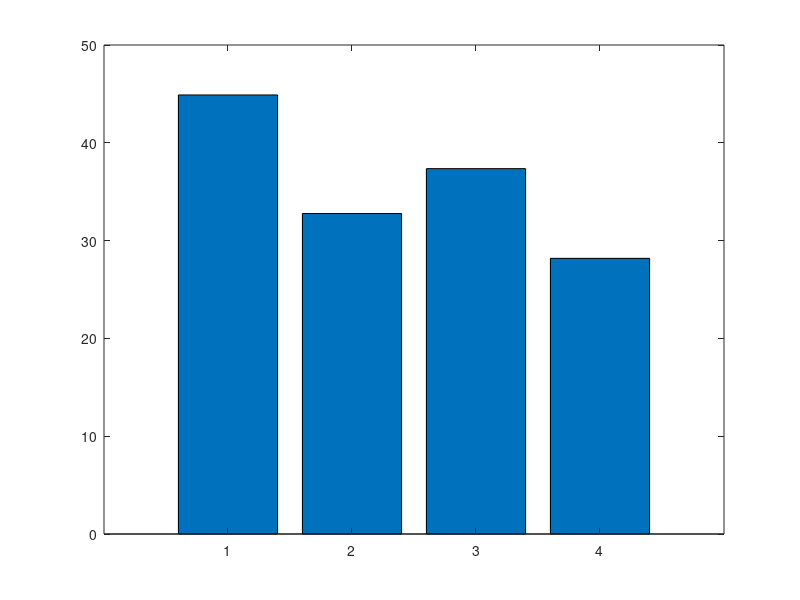

This figure's MATLAB source: (Note: this script raises an error after producing the figure.)
% basic hybrid copy migration
% memory size in MB
r = 4096
r *= 1024 % convert to KB

% bandwidth in gbps
b = 1000 
b = b * 1024/8 % convert to KB

% page dirty rate in percent (%): against to total memory pages
dirtyrate = 14 
dirtyrate /= 100

readrate = 14
readrate /= 100

pagesize = 4 % in KB
numpages = r / pagesize

% delta compression rate
comp = 0.5 

% amount of CPU and device states in KB 
scinfo = 100

% working set size in number of pages
wss = numpages * 0.25

% 0: zero, 1: read, 2: dirtied, 3: inactive data
mem = zeros(1, numpages);

% prediction accuracy 0 through 1
acc = 1
%acc = 0

totaltime = 0;
downtime = 0;
totaldata = 0;

A = zeros(4, 3);

%%%%%%%%%%%%%%%%%%%%%%%%%%%%%%
% precopy migration
%%%%%%%%%%%%%%%%%%%%%%%%%%%%%%
fprintf('\n')
disp('==================== Precopy migration ====================')
% iterations
present = numpages
iter = 0
while present > 50 && iter < 29 && totaldata < 4*r
	pretime = present / b
	totaltime += pretime
	totaldata += present
	present = numpages * dirtyrate
	%dirts = wss * dirtyrate
	iter += 1
end

% stop-and-copy phase
% stop conditions: 29 iterations, 50 pages, 4 memory size sent
scsent = scinfo + present * pagesize
downtime = scsent / b
totaltime += downtime
totaldata += scsent

% network fault rate
NFR = 0

A (1, 1) = totaltime;
A (1, 2) = downtime;
A (1, 3) = totaldata;

%%%%%%%%%%%%%%%%%%%%%%%%%%%%%%
% postcopy migration
%%%%%%%%%%%%%%%%%%%%%%%%%%%%%%
fprintf('\n')
disp('===================== Postcopy migration ======================')
totaltime = 0;
downtime = 0;
totaldata = 0;

% stop-and-copy phase
scsent = scinfo
downtime = scsent / b
totaltime += downtime
totaldata += scsent

% prepaging (bubbling) and on-demand paging
postsent = r
posttime = postsent/b
totaltime += posttime
totaldata += postsent
% network fault rate
NFR = 0.2

A (2, 1) = totaltime;
A (2, 2) = downtime;
A (2, 3) = totaldata;

%%%%%%%%%%%%%%%%%%%%%%%%%%%%%%
% hybrid copy migration
%%%%%%%%%%%%%%%%%%%%%%%%%%%%%%
fprintf('\n')
disp('==================== Hybrid copy migration ====================')
totaltime = 0;
downtime = 0;
totaldata = 0;

% precopy phase: single iteration
present = r
pretime = present / b
totaltime += pretime
totaldata += present

% stop-and-copy phase
bitmapsize = 500 % KB
scsent = scinfo + bitmapsize
downtime = scsent / b
totaltime += downtime
totaldata += scsent

% postcopy phase: prepaging (bubbling) and on-demand paging
%dirts = wss * dirtyrate
dirts = numpages * dirtyrate
postsent = dirts * pagesize
posttime = postsent/b
totaltime += posttime
totaldata += postsent
% network fault rate
NFR = 0.2

A (3, 1) = totaltime;
A (3, 2) = downtime;
A (3, 3) = totaldata;

%%%%%%%%%%%%%%%%%%%%%%%%%%%%%%
% proactive hybrid copy migration
%%%%%%%%%%%%%%%%%%%%%%%%%%%%%%
%disp(char(10))
fprintf('\n')
disp('=============== Proactive hybrid copy migration ================')
totaltime = 0;
downtime = 0;
totaldata = 0;

% precopy phase
% LRU, PFR

% scan the dirtied pages
% for dirtied pages
% 	mark dirtied (1)
% 	mem(random (1, wss * 0.1))	
randperm(int64(wss * 0.1));
% for read pages
% 	mark read (2)
% 	mem (random (wss * 0.1, wss * 0.2))

% for pages
% 	predict read/write

% send the pages most likely to be read and least likely to be dirtied
% do not send the pages most likely to be dirtied
% construct queue with the order of p1/p2
%reads = numpages * 0.4 
% total read rate = wss * read_rate = 0.25 * 0.16 = 0.04 (4%)
%read_rate = 0.16
%read_rate = 0.04 % 4% of total memory
% total write rate = wss * write_rate = 0.25 * 0.16 = 0.04 (4%)
%write_rate = 0.16
%write_rate = 0.04 % 4% of total memory
% simple case: readonly pages (RO) - zero dirtied pages 
%RO = 0.3
pred_pages = numpages * readrate * acc

% LRU
% for LRU queue
% 	mark sent
%	insert the pages into cache and perform delta compression

present = pred_pages * pagesize
pretime = present/b
totaltime += pretime
totaldata += present

% stop-and-copy phase
% send the CPU and device states
bitmapsize = 500 % KB
scsent = scinfo + bitmapsize
downtime = scsent/b
totaltime += downtime
totaldata += scsent

% postcopy phase
postsent = (numpages - pred_pages) * pagesize

% exclude the predicted dirtied pages 
pred_dirts = numpages * dirtyrate * acc
postsent = (numpages - pred_pages - pred_dirts) * pagesize
posttime = postsent/b
totaltime += posttime
totaldata += postsent

% network fault rate
NFR = 0.2

A (4, 1) = totaltime;
A (4, 2) = downtime;
A (4, 3) = totaldata

%%%%%%%%%%%%%%%%%%%%%%%%%%%%%%%%%%%%%%%%%%%%%%%%%%%%%%%
%                     plotting
% precopy
% postcopy
% hybrid
% pro-hybrid
%%%%%%%%%%%%%%%%%%%%%%%%%%%%%%%%%%%%%%%%%%%%%%%%%%%%%%%

prefix = "M4G_R14W14_acc100_r1"

dlmwrite (prefix, A, ' ')

%%%%%%%%%%%%%%%%%%%% total time %%%%%%%%%%%%%%%%%%%%%%
figure;
output = strcat(prefix, ".tt");
%output = prefix
x = ['PRECOPY', 'POSTCOPY', 'HYBRID', 'PRO-HYBRID'];
%x = 1:1:length(A);
%plot(x, A(:,2)/1000000, x, A(:,3)/1000000, '-.*');
%plot(A(:,2));
bar(A(:,1))
set(gca, 'COPY METHOD')
xlabel('COPY METHOD', FontSize, '14');
ylabel('TIME');
%legend('PRECOPY', 'POSTCOPY', 'HYBRID', 'PRO-HYBRID');
%bar(x, A(:,1))

saveas (1, strcat(output, ".png"));
saveas (1, strcat(output, ".eps"));
saveas (1, strcat(output, ".emf"));

%%%%%%%%%%%%%%%%%%%% downtime %%%%%%%%%%%%%%%%%%%%%%
figure;
output = strcat(prefix, ".dt");

ylabel('TIME');

bar(A(:,2))

saveas (1, strcat(output, ".png"));
saveas (1, strcat(output, ".eps"));
saveas (1, strcat(output, ".emf"));

%%%%%%%%%%%%%%%%%%%% total data %%%%%%%%%%%%%%%%%%%%%%
figure;
output = strcat(prefix, ".td");

ylabel('KB');

bar(A(:,3))

saveas (1, strcat(output, ".png"));
saveas (1, strcat(output, ".eps"));
saveas (1, strcat(output, ".emf"));
